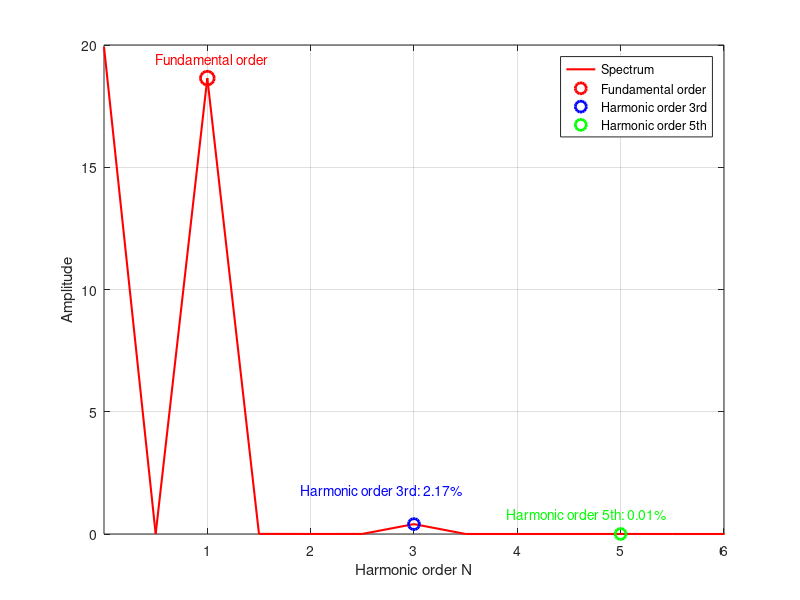
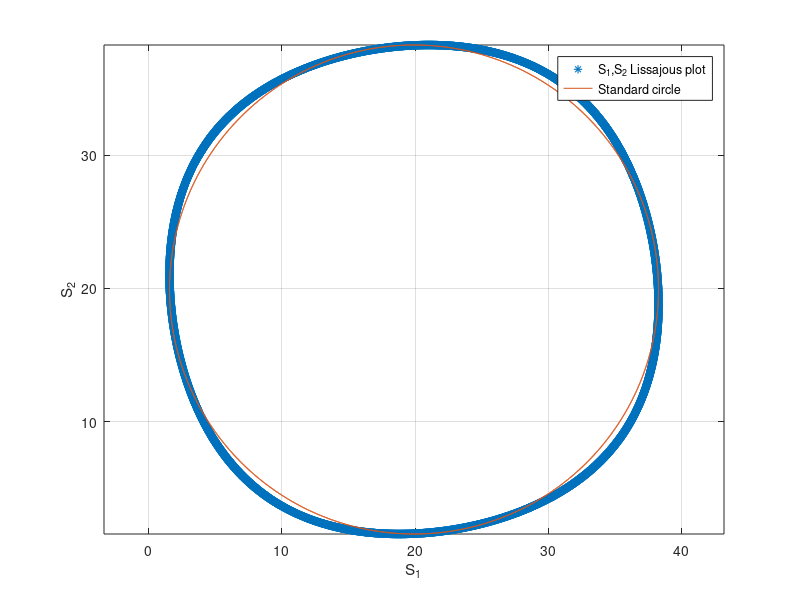
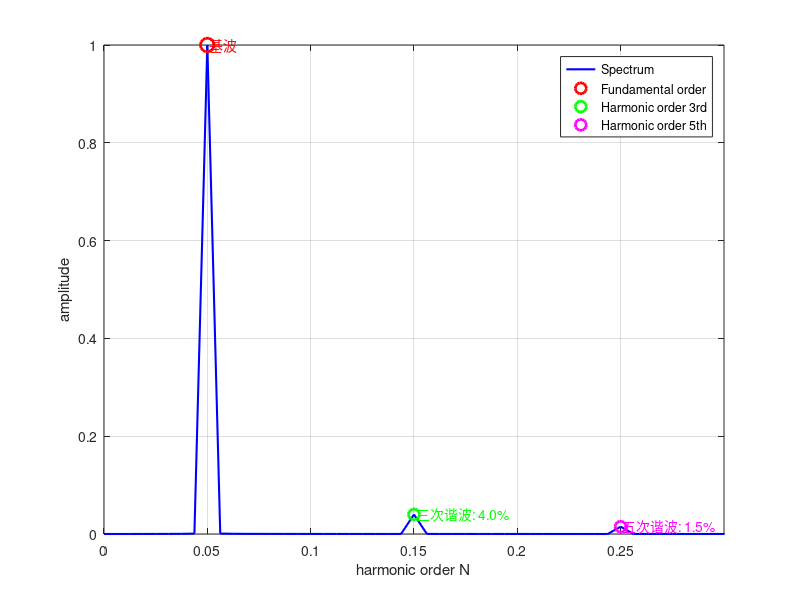

Write MATLAB code to recreate these figures, in order. (Note: this script raises an error after producing the figures.)
clc; clear;

% 定义参数
T = 20; % 周期，单位：秒
f = 1/T; % 频率，单位：Hz
N = 8; % 周期数

% 增加时间分辨率
t = linspace(0, N*T, 10000); % 时间轴，单位：秒

% 生成正弦信号（包含谐波）
%y = sin(2*pi*f*t) + 1 ;
y = sin(2*pi*f*t) + 1 + 0.04*sin(2*3*pi*f*t+pi/5) + 0.015*sin(2*5*pi*f*t+pi/7);

% figure;
% plot(t, y)
% xlabel('时间 (秒)');
% ylabel('幅值');
% title('原始信号');
% grid on;

% ==================== 频谱分析和谐波占比计算 ====================
Fs = 1/(t(2)-t(1)); % 采样频率
L = length(y); % 信号长度


Y = fft(y-1);
%Y = fft(y);
P2 = abs(Y/L);
P1 = P2(1:L/2+1);
P1(2:end-1) = 2*P1(2:end-1);
freq = Fs*(0:(L/2))/L;

% 找到基波频率位置
fundamental_freq = f; % 0.05 Hz
[~, fund_idx] = min(abs(freq - fundamental_freq));

% 找到三次谐波频率位置 (3*f)
third_harmonic_freq = 3*f;
[~, third_idx] = min(abs(freq - third_harmonic_freq));

% 找到五次谐波频率位置 (5*f)
fifth_harmonic_freq = 5*f;
[~, fifth_idx] = min(abs(freq - fifth_harmonic_freq));

% 计算谐波占比
fundamental_amplitude = P1(fund_idx);
third_harmonic_amplitude = P1(third_idx);
fifth_harmonic_amplitude = P1(fifth_idx);

third_harmonic_ratio = (third_harmonic_amplitude / fundamental_amplitude) * 100;
fifth_harmonic_ratio = (fifth_harmonic_amplitude / fundamental_amplitude) * 100;

% 显示原始信号谐波分析结果
fprintf('=== 原始信号谐波分析 ===\n');
fprintf('基波频率: %.4f Hz, 幅值: %.6f\n', fundamental_freq, fundamental_amplitude);
fprintf('三次谐波频率: %.4f Hz, 幅值: %.6f, 占比: %.2f%%\n', third_harmonic_freq, third_harmonic_amplitude, third_harmonic_ratio);
fprintf('五次谐波频率: %.4f Hz, 幅值: %.6f, 占比: %.2f%%\n', fifth_harmonic_freq, fifth_harmonic_amplitude, fifth_harmonic_ratio);

% ==================== 积分计算部分 ====================
% 定义积分区间（单位：秒）
interval_length = 1*T/5; % ~6.667秒
ddx = T/7.5;
ddx2 = 2*T/7.5;
T4 = T/4;

% 定义五组积分区间（单位：秒）
intervals = [0, interval_length         ;   T,     T+interval_length    ;  2*T,      2*T+interval_length;      3*T,      3*T+interval_length     ; 4*T, 4*T+interval_length;
%             ddx+0, ddx+interval_length ;  ddx+T,  ddx+T+interval_length;  ddx+2*T,  ddx+2*T+interval_length;  ddx+3*T,  ddx+3*T+interval_length ; ddx+4*T, ddx+4*T+interval_length;
%             ddx2+0, ddx2+interval_length; ddx2+T, ddx2+T+interval_length; ddx2+2*T, ddx2+2*T+interval_length; ddx2+3*T, ddx2+3*T+interval_length; ddx2+4*T, ddx2+4*T+interval_length;
             ];

% 定义偏移量 d（单位：秒）
d_values = 0:0.005:40; % 从0秒偏移到40秒，步长0.05秒
total_integrals = zeros(length(d_values), 1);

for j = 1:length(d_values)
    d = d_values(j); % d 的单位是秒
    
    integrals = zeros(size(intervals, 1), 1);
    for i = 1:size(intervals, 1)
        % 获取当前区间并加上偏移量 d
        x1 = intervals(i, 1) + d;
        x2 = intervals(i, 2) + d;
        
        % 使用逻辑掩码获得更精确的积分
        mask = (t >= x1) & (t <= x2);
        if any(mask)
            integrals(i) = trapz(t(mask), y(mask));
        else
            integrals(i) = 0;
        end
    end
    
    total_integrals(j) = sum(integrals);
end



%2

% 定义五组积分区间（单位：秒）
intervals1 = [T4, T4+interval_length         ;   T4+T,     T4+T+interval_length    ; T4+2*T,      T4+2*T+interval_length;      T4+3*T,     T4+3*T+interval_length     ; T4+4*T, T4+4*T+interval_length;
%             ddx+0, ddx+interval_length ;  ddx+T,  ddx+T+interval_length;  ddx+2*T,  ddx+2*T+interval_length;  ddx+3*T,  ddx+3*T+interval_length ; ddx+4*T, ddx+4*T+interval_length;
%             ddx2+0, ddx2+interval_length; ddx2+T, ddx2+T+interval_length; ddx2+2*T, ddx2+2*T+interval_length; ddx2+3*T, ddx2+3*T+interval_length; ddx2+4*T, ddx2+4*T+interval_length;
             ];

% 定义偏移量 d（单位：秒）
%d_values = 0:0.05:40; % 从0秒偏移到40秒，步长0.05秒
total_integrals1 = zeros(length(d_values), 1);

for j = 1:length(d_values)
    d = d_values(j); % d 的单位是秒
    
    integrals1 = zeros(size(intervals1, 1), 1);
    for i = 1:size(intervals1, 1)
        % 获取当前区间并加上偏移量 d
        x1 = intervals1(i, 1) + d;
        x2 = intervals1(i, 2) + d;
        
        % 使用逻辑掩码获得更精确的积分
        mask = (t >= x1) & (t <= x2);
        if any(mask)
            integrals1(i) = trapz(t(mask), y(mask));
        else
            integrals1(i) = 0;
        end
    end
    
    total_integrals1(j) = sum(integrals1);
end




% ==================== 积分结果的谐波分析 ====================
Fs_d = 1/(d_values(2)-d_values(1)); % d的采样频率
L_d = length(total_integrals);

Y_int = fft(total_integrals ); % 去除直流分量
%Y_int = fft(total_integrals - mean(total_integrals)); % 去除直流分量
P2_int = abs(Y_int/L_d);
P1_int = P2_int(1:L_d/2+1);
P1_int(2:end-1) = 2*P1_int(2:end-1);
freq_d = Fs_d*(0:(L_d/2))/L_d;

% 找到积分结果中的基波频率（主要频率成分）
[~, main_freq_idx] = max(P1_int(2:end)); % 跳过直流分量
main_freq_idx = main_freq_idx + 1;
main_frequency = freq_d(main_freq_idx);

% 找到积分结果中的三次和五次谐波
[~, third_int_idx] = min(abs(freq_d - 3*main_frequency));
[~, fifth_int_idx] = min(abs(freq_d - 5*main_frequency));

% 计算积分结果的谐波占比
main_amplitude_int = P1_int(main_freq_idx);
third_amplitude_int = P1_int(third_int_idx);
fifth_amplitude_int = P1_int(fifth_int_idx);

third_ratio_int = (third_amplitude_int / main_amplitude_int) * 100;
fifth_ratio_int = (fifth_amplitude_int / main_amplitude_int) * 100;

% 显示积分结果谐波分析结果
fprintf('\n=== 积分结果谐波分析 ===\n');
fprintf('主要频率: %.4f Hz, 幅值: %.6f\n', main_frequency, main_amplitude_int);
fprintf('三次谐波频率: %.4f Hz, 幅值: %.6f, 占比: %.2f%%\n', 3*main_frequency, third_amplitude_int, third_ratio_int);
fprintf('五次谐波频率: %.4f Hz, 幅值: %.6f, 占比: %.2f%%\n', 5*main_frequency, fifth_amplitude_int, fifth_ratio_int);

% ==================== 绘制频谱图并在图上显示谐波占比 ====================
% 原始信号频谱图
figure;
%subplot(2,1,1);
plot(freq, P1, 'b', 'LineWidth', 1.5);
hold on;
plot(freq(fund_idx), fundamental_amplitude, 'ro', 'MarkerSize', 10, 'LineWidth', 2);
plot(freq(third_idx), third_harmonic_amplitude, 'go', 'MarkerSize', 8, 'LineWidth', 2);
plot(freq(fifth_idx), fifth_harmonic_amplitude, 'mo', 'MarkerSize', 8, 'LineWidth', 2);

% 在图上添加谐波占比文本
text(freq(fund_idx)+0.001, fundamental_amplitude, '基波', 'FontSize', 10, 'Color', 'r');
text(freq(third_idx)+0.001, third_harmonic_amplitude, ...
    sprintf('三次谐波: %.1f%%', third_harmonic_ratio), 'FontSize', 10, 'Color', 'g');
text(freq(fifth_idx)+0.001, fifth_harmonic_amplitude, ...
    sprintf('五次谐波: %.1f%%', fifth_harmonic_ratio), 'FontSize', 10, 'Color', 'm');

xlabel('harmonic order N');
%
ylabel('amplitude');
%ylabel('幅值');
%title('原始信号频谱 - 谐波分析');
xlim([0, 0.3]);
grid on;
box on;
%harmonic order N
%spectrum
legend('Spectrum', 'Fundamental order', 'Harmonic order 3rd', 'Harmonic order 5th', 'Location', 'northeast');
%legend('频谱', '基波', '三次谐波', '五次谐波', 'Location', 'northeast');

% 积分结果频谱图
%subplot(2,1,2);
figure;
plot(freq_d, P1_int, 'r', 'LineWidth', 1.5);
hold on;
plot(freq_d(main_freq_idx), main_amplitude_int, 'ro', 'MarkerSize', 10, 'LineWidth', 2);
plot(freq_d(third_int_idx), third_amplitude_int, 'bo', 'MarkerSize', 8, 'LineWidth', 2);
plot(freq_d(fifth_int_idx), fifth_amplitude_int, 'go', 'MarkerSize', 8, 'LineWidth', 2);

% 在图上添加谐波占比文本
%fundamental order
text(freq_d(main_freq_idx)-0.025, main_amplitude_int+0.8, 'Fundamental order', 'FontSize', 10, 'Color', 'r');


%text(freq_d(main_freq_idx)+0.01, main_amplitude_int, '基频', 'FontSize', 10, 'Color', 'r');
%harmonic order 3rd

text(freq_d(third_int_idx)-0.055, third_amplitude_int+1.4, ...
    sprintf('Harmonic order 3rd: %.2f%%', third_ratio_int), 'FontSize', 10, 'Color', 'b');
text(freq_d(fifth_int_idx)-0.055, fifth_amplitude_int+0.8, ...
    sprintf('Harmonic order 5th: %.2f%%', fifth_ratio_int), 'FontSize', 10, 'Color', 'g');

% text(freq_d(third_int_idx)+0.001, third_amplitude_int, ...
%     sprintf('三次谐波: %.1f%%', third_ratio_int), 'FontSize', 10, 'Color', 'g');
% text(freq_d(fifth_int_idx)+0.001, fifth_amplitude_int, ...
%     sprintf('五次谐波: %.1f%%', fifth_ratio_int), 'FontSize', 10, 'Color', 'm');

xlabel('Harmonic order N');
%
ylabel('Amplitude');
% xlabel('频率 (Hz)');
% ylabel('幅值');
% title('积分结果频谱 - 谐波分析');
xlim([0, 0.3]);
xticks(0.05:0.05:0.3);  % 从0.05到0.3，步长0.05
xticklabels({'1', '2', '3', '4', '5', '6'});  % 对应的标签
grid on;
box on;
legend('Spectrum', 'Fundamental order', 'Harmonic order 3rd', 'Harmonic order 5th', 'Location', 'northeast');
%legend('four-segmented spectrum', 'fundamental order', 'harmonic order 3rd', 'harmonic order 5th', 'Location', 'northeast');
%legend('频谱', '基频', '三次谐波', '五次谐波', 'Location', 'northeast');
exportgraphics(gcf, 'figure9d.png', 'Resolution', 1200); 

max_y = max(total_integrals1);
min_y = min(total_integrals1);
yy1 = (max_y - min_y)/2 * sin(2*pi*f*d_values) + (max_y + min_y)/2;
yy2 = (max_y - min_y)/2 * cos(2*pi*f*d_values) + (max_y + min_y)/2;

figure;
plot(total_integrals, total_integrals1, '*', 'LineWidth', 0.8);
%hold on;
%plot(total_integrals2, total_integrals3, 'O', 'LineWidth', 0.8);
hold on;
plot(yy1, yy2);
legend('S_1,S_2 Lissajous plot','Standard circle');
xlabel('S_1');
ylabel('S_2');
axis equal;
grid on;
exportgraphics(gcf, 'figure9c.png', 'Resolution', 1200); 

% ==================== 对比分析图 ====================
figure;
subplot(3,1,1);
plot(d_values, total_integrals, 'LineWidth', 1.5);
xlabel('偏移量 d (秒)');
ylabel('积分值');
title('积分结果随偏移量变化');
grid on;

% 频谱对比
subplot(3,1,2);
plot(freq, P1, 'b', 'LineWidth', 1.5);
hold on;
plot(freq_d, P1_int, 'r', 'LineWidth', 1.5);
xlabel('频率 (Hz)');
ylabel('幅值');
title('频谱对比 - 蓝色:原始信号, 红色:积分结果');
xlim([0, 0.3]);
grid on;
legend('原始信号', '积分结果');

% 谐波占比对比
subplot(3,1,3);
harmonics_original = [fundamental_amplitude, third_harmonic_amplitude, fifth_harmonic_amplitude];
harmonics_integral = [main_amplitude_int, third_amplitude_int, fifth_amplitude_int];
ratios_original = [100, third_harmonic_ratio, fifth_harmonic_ratio];
ratios_integral = [100, third_ratio_int, fifth_ratio_int];

bar([ratios_original; ratios_integral]');
set(gca, 'XTickLabel', {'基波', '三次谐波', '五次谐波'});
ylabel('相对占比 (%)');
title('谐波占比对比');
legend('原始信号', '积分结果');
grid on;

% ==================== 详细数据输出 ====================
fprintf('\n=== 详细对比分析 ===\n');
fprintf('频率成分对比:\n');
fprintf('                原始信号    积分结果\n');
fprintf('基波频率(Hz):   %.4f     %.4f\n', fundamental_freq, main_frequency);
fprintf('三次谐波(Hz):   %.4f     %.4f\n', third_harmonic_freq, 3*main_frequency);
fprintf('五次谐波(Hz):   %.4f     %.4f\n', fifth_harmonic_freq, 5*main_frequency);

fprintf('\n谐波占比变化:\n');
fprintf('                原始信号    积分结果    变化\n');
fprintf('三次谐波占比:   %.2f%%     %.2f%%     %+.2f%%\n', ...
    third_harmonic_ratio, third_ratio_int, third_ratio_int - third_harmonic_ratio);
fprintf('五次谐波占比:   %.2f%%     %.2f%%     %+.2f%%\n', ...
    fifth_harmonic_ratio, fifth_ratio_int, fifth_ratio_int - fifth_harmonic_ratio);
